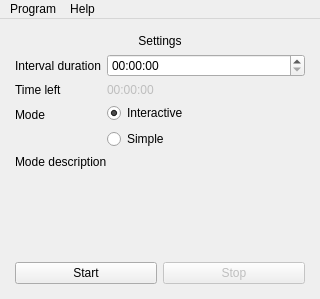
<?xml version="1.0" encoding="UTF-8"?>
<ui version="4.0">
 <class>MainWindow</class>
 <widget class="QMainWindow" name="MainWindow">
  <property name="geometry">
   <rect>
    <x>0</x>
    <y>0</y>
    <width>320</width>
    <height>299</height>
   </rect>
  </property>
  <property name="windowTitle">
   <string>MainWindow</string>
  </property>
  <widget class="QWidget" name="centralwidget">
   <property name="sizePolicy">
    <sizepolicy hsizetype="Maximum" vsizetype="Maximum">
     <horstretch>0</horstretch>
     <verstretch>0</verstretch>
    </sizepolicy>
   </property>
   <layout class="QVBoxLayout" name="verticalLayout">
    <property name="leftMargin">
     <number>15</number>
    </property>
    <property name="topMargin">
     <number>15</number>
    </property>
    <property name="rightMargin">
     <number>15</number>
    </property>
    <property name="bottomMargin">
     <number>15</number>
    </property>
    <item>
     <widget class="QLabel" name="lSettingsLabel">
      <property name="sizePolicy">
       <sizepolicy hsizetype="Preferred" vsizetype="Minimum">
        <horstretch>0</horstretch>
        <verstretch>0</verstretch>
       </sizepolicy>
      </property>
      <property name="text">
       <string>Settings</string>
      </property>
      <property name="alignment">
       <set>Qt::AlignCenter</set>
      </property>
     </widget>
    </item>
    <item>
     <layout class="QFormLayout" name="formLayout">
      <property name="fieldGrowthPolicy">
       <enum>QFormLayout::AllNonFixedFieldsGrow</enum>
      </property>
      <item row="3" column="0">
       <widget class="QLabel" name="label_3">
        <property name="text">
         <string>Interval duration</string>
        </property>
       </widget>
      </item>
      <item row="3" column="1">
       <widget class="QTimeEdit" name="timeEdit">
        <property name="displayFormat">
         <string>HH:mm:ss</string>
        </property>
        <property name="time">
         <time>
          <hour>0</hour>
          <minute>0</minute>
          <second>0</second>
         </time>
        </property>
       </widget>
      </item>
      <item row="5" column="0">
       <widget class="QLabel" name="label">
        <property name="text">
         <string>Mode</string>
        </property>
       </widget>
      </item>
      <item row="5" column="1">
       <layout class="QVBoxLayout" name="verticalLayout_2">
        <item>
         <widget class="QRadioButton" name="rbInteractiveMode">
          <property name="enabled">
           <bool>true</bool>
          </property>
          <property name="text">
           <string>Interactive</string>
          </property>
          <property name="checked">
           <bool>true</bool>
          </property>
         </widget>
        </item>
        <item>
         <widget class="QRadioButton" name="rbTimeBasedMode">
          <property name="text">
           <string>Simple</string>
          </property>
          <property name="checked">
           <bool>false</bool>
          </property>
         </widget>
        </item>
       </layout>
      </item>
      <item row="4" column="1">
       <widget class="QLabel" name="lTimeLeft">
        <property name="enabled">
         <bool>false</bool>
        </property>
        <property name="text">
         <string>00:00:00</string>
        </property>
        <property name="alignment">
         <set>Qt::AlignLeading|Qt::AlignLeft|Qt::AlignVCenter</set>
        </property>
       </widget>
      </item>
      <item row="4" column="0">
       <widget class="QLabel" name="label_4">
        <property name="text">
         <string>Time left</string>
        </property>
       </widget>
      </item>
     </layout>
    </item>
    <item>
     <widget class="QLabel" name="lModeDescription">
      <property name="sizePolicy">
       <sizepolicy hsizetype="Preferred" vsizetype="Minimum">
        <horstretch>0</horstretch>
        <verstretch>0</verstretch>
       </sizepolicy>
      </property>
      <property name="text">
       <string>Mode description</string>
      </property>
      <property name="wordWrap">
       <bool>true</bool>
      </property>
     </widget>
    </item>
    <item>
     <spacer name="verticalSpacer">
      <property name="orientation">
       <enum>Qt::Vertical</enum>
      </property>
      <property name="sizeHint" stdset="0">
       <size>
        <width>20</width>
        <height>40</height>
       </size>
      </property>
     </spacer>
    </item>
    <item>
     <layout class="QHBoxLayout" name="horizontalLayout">
      <item>
       <widget class="QPushButton" name="pbStart">
        <property name="text">
         <string>Start</string>
        </property>
       </widget>
      </item>
      <item>
       <widget class="QPushButton" name="pbStop">
        <property name="enabled">
         <bool>false</bool>
        </property>
        <property name="text">
         <string>Stop</string>
        </property>
       </widget>
      </item>
     </layout>
    </item>
   </layout>
  </widget>
  <widget class="QMenuBar" name="menubar">
   <property name="geometry">
    <rect>
     <x>0</x>
     <y>0</y>
     <width>320</width>
     <height>20</height>
    </rect>
   </property>
   <widget class="QMenu" name="menuProgram">
    <property name="title">
     <string>Program</string>
    </property>
    <addaction name="actionExit"/>
   </widget>
   <widget class="QMenu" name="menuHelp">
    <property name="title">
     <string>Help</string>
    </property>
    <addaction name="actionAbout"/>
   </widget>
   <addaction name="menuProgram"/>
   <addaction name="menuHelp"/>
  </widget>
  <action name="actionExit">
   <property name="text">
    <string>Exit</string>
   </property>
  </action>
  <action name="actionAbout">
   <property name="text">
    <string>About</string>
   </property>
  </action>
 </widget>
 <resources/>
 <connections/>
</ui>
